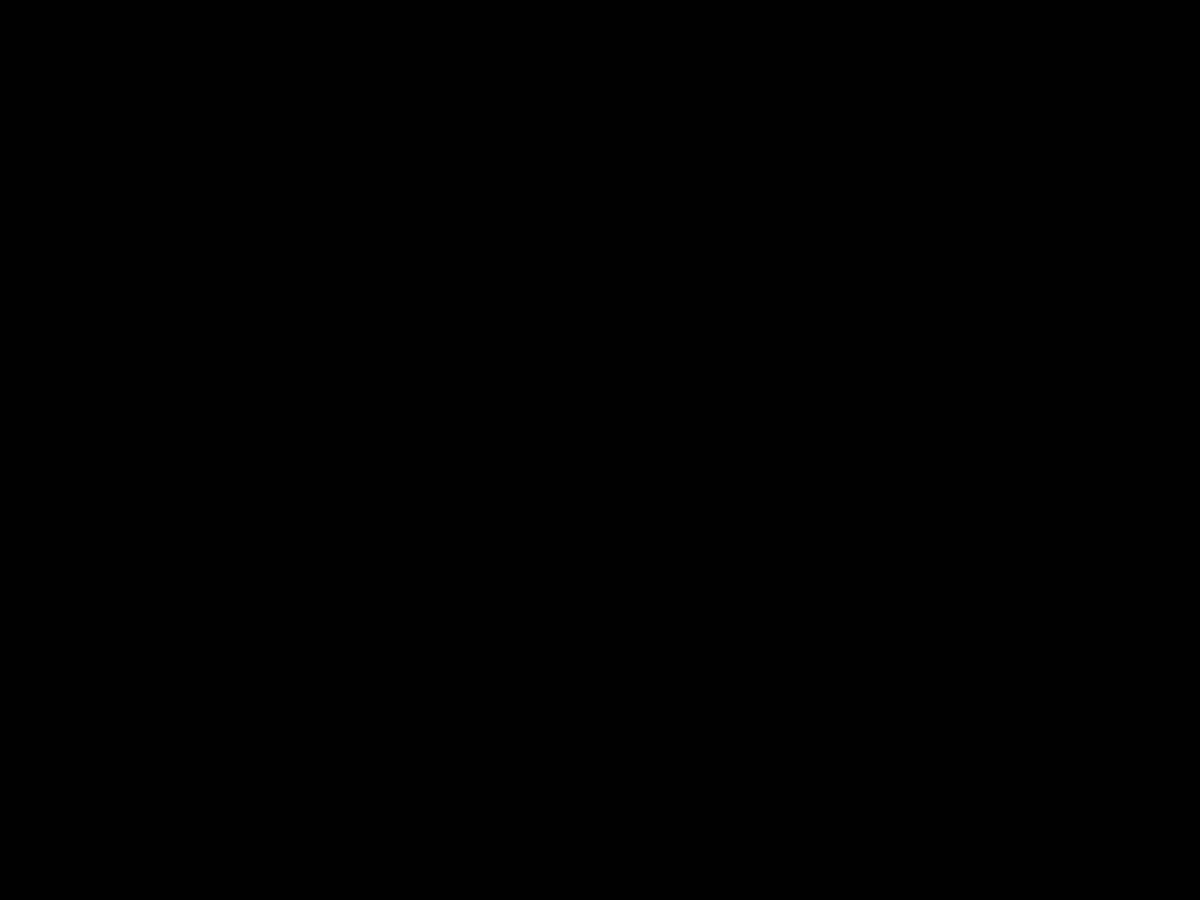
Frame 1 (no input)
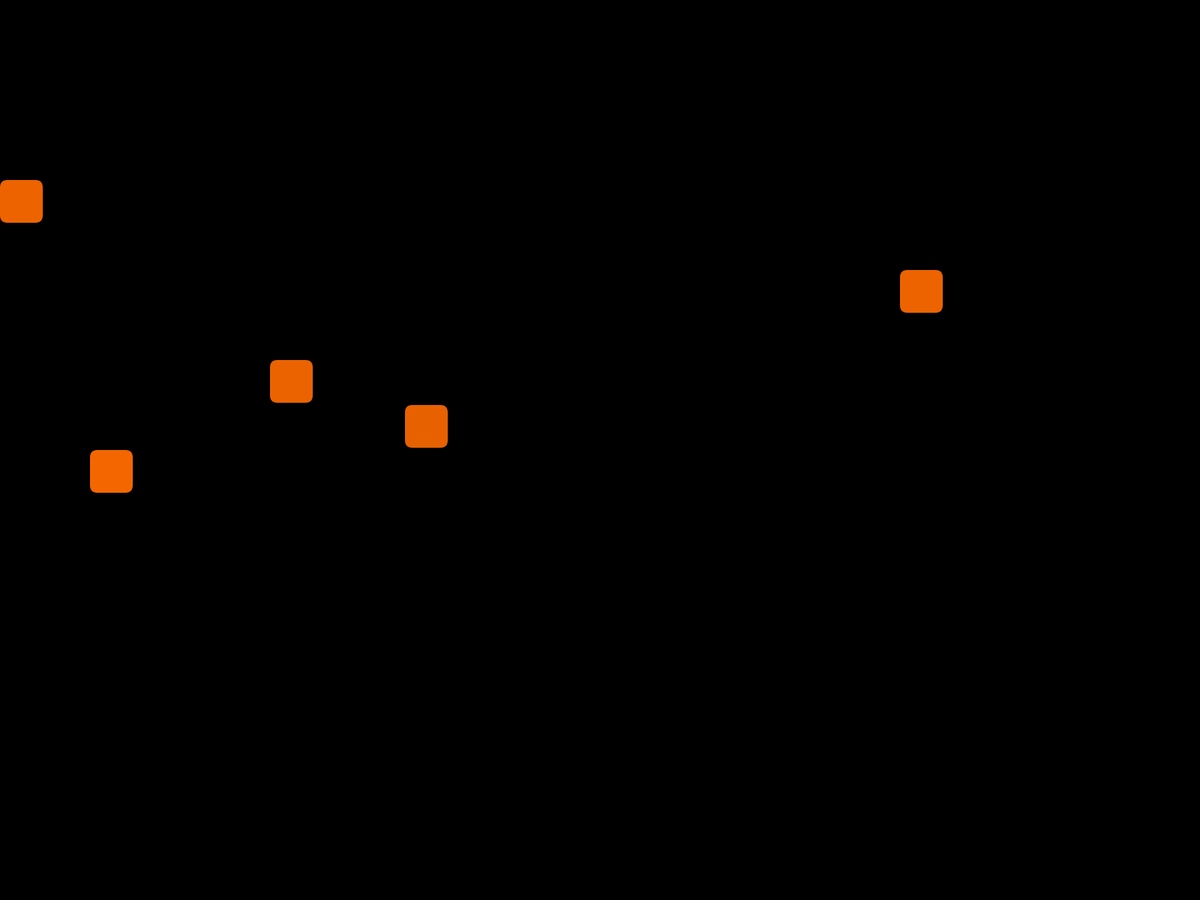
Frame 60 (the mouse pressed at the canvas centre just before this capture)
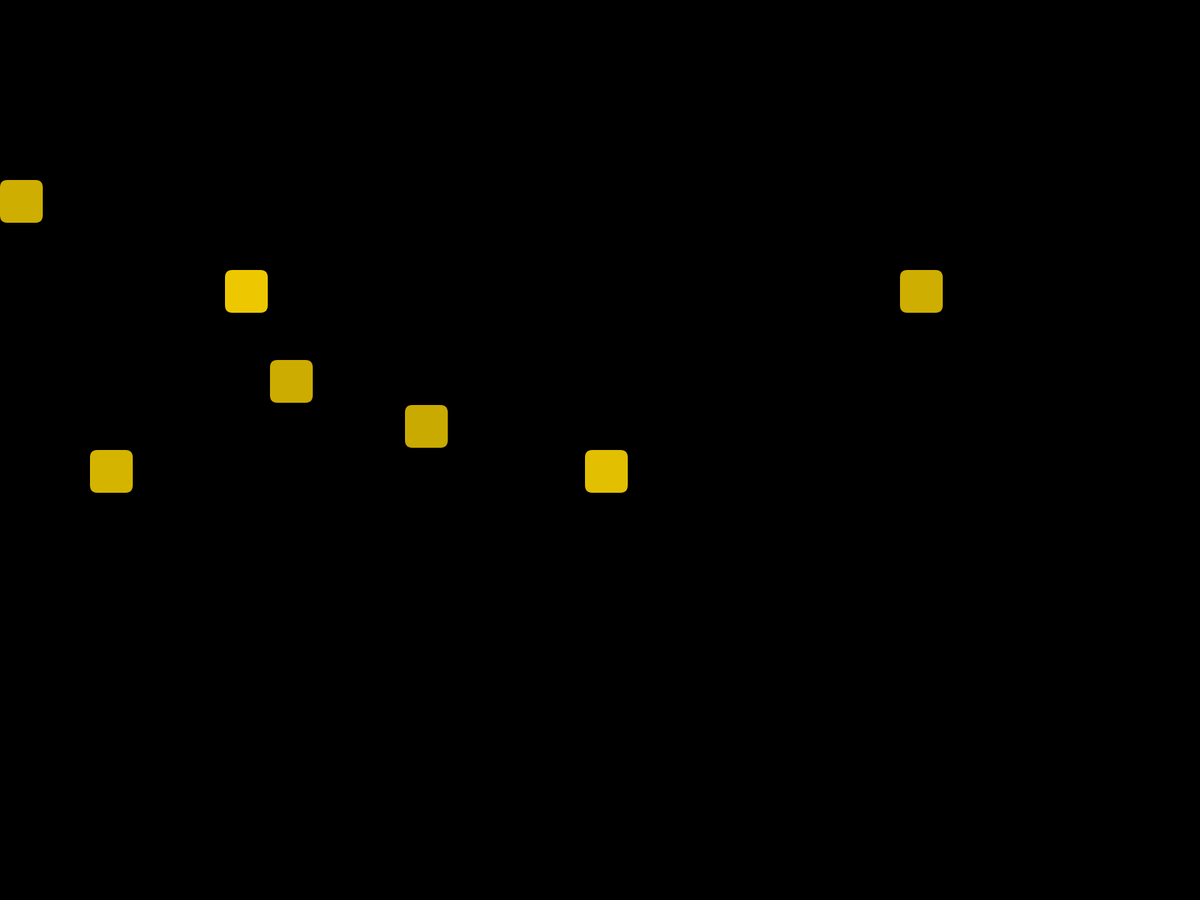
Frame 120 (the mouse held since frame 60 and released just before this capture)

The Processing sketch that drew these frames (run headless with seeded random() and noise(); from frame 60 on, the mouse is pressed at the canvas centre):

// Processing sketch: PatchGrid
// ── PatchGrid.pde
int GRID_SIZE = 5;
float HUE_SHIFT = 0.3;
float FADE = 0.5;
float CORNER_RADIUS = 10;
float MARGIN = 3;
float PROBABILITY = 0.05;
QuadGrid QG;
float hue = 0;

void setup() {
  fullScreen();
  //size(2340, 1080);
  colorMode(HSB);
  frameRate(30);
  
  float size = round(min(width, height) * GRID_SIZE / 100.0);

  QG = new QuadGrid(size);
  
  noStroke();
}

void draw() {
  background(0);
  
  if (random(1) < PROBABILITY)
    QG.set(floor(random(QG.w)), floor(random(QG.h)), 255);
  
  QG.show(hue);
  
  hue = (hue + HUE_SHIFT) % 255;

  /*
  pushStyle();
  fill(255);
  textSize(24);
  text(frameRate, 10, 34);
  popStyle();
  */
}

void mousePressed() {
  QG.set(QG.getX(mouseX), QG.getY(mouseY), 255);
}

void mouseDragged() {
  mousePressed();
}

// ── QuadGrid.pde
class QuadGrid {
  int w, h;
  float s;
  float[][] grid;
  
  QuadGrid(float size) {
    s = size;
    w = ceil(width/size);
    h = ceil(height/size);
    
    grid = new float[h][w];
    
    for (int i=0; i<h; ++i)
      for (int j=0; j<w; ++j)
        disable(j, i);
  }
  
  void update(int x, int y, float var) {
    grid[y][x] = clip(grid[y][x] + var);
    if (grid[y][x] == 0) disable(x, y);
  }
  
  void set(int x, int y, float value) {
    grid[y][x] = clip(value);
  }
  
  void disable(int x, int y) {
    grid[y][x] = -1;
  }
  
  boolean isDisabled(int x, int y) {
    return grid[y][x] == -1;
  }
  
  float clip(float value) {
    return min(max(value, 0), 255);
  }
  
  int getX(float x) {
    return floor(x / s);
  }
  
  int getY(float y) {
    return floor(y / s);
  }
  
  float getFloat(float x, float y) {
    return grid[getY(y)][getX(x)];
  }
  
  void show(float hue) {
    for (int i=0; i<h; ++i) {
      for (int j=0; j<w; ++j) {
        if (isDisabled(j, i)) continue;
        fill(round(hue), 255, round(grid[i][j]));
        rect(j*s, i*s, s - MARGIN, s - MARGIN, CORNER_RADIUS);
        update(j, i, -FADE);
      }
    }
  }
}
